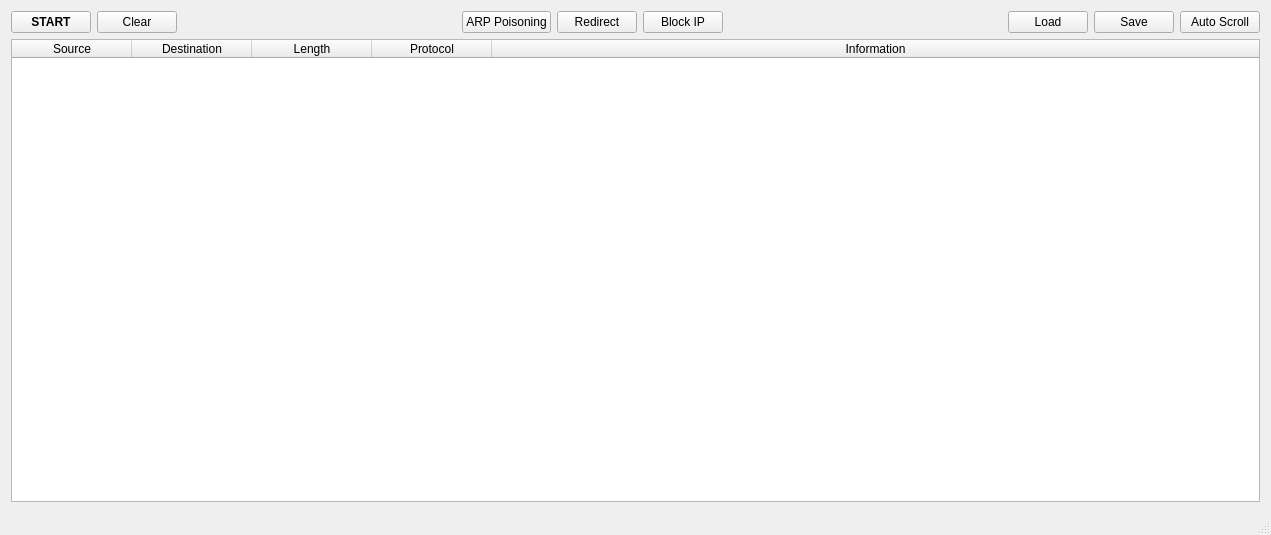
<?xml version="1.0" encoding="UTF-8"?>
<ui version="4.0">
 <class>MainWindow</class>
 <widget class="QMainWindow" name="MainWindow">
  <property name="geometry">
   <rect>
    <x>0</x>
    <y>0</y>
    <width>1271</width>
    <height>535</height>
   </rect>
  </property>
  <property name="windowTitle">
   <string>CDansLair</string>
  </property>
  <property name="animated">
   <bool>true</bool>
  </property>
  <widget class="QWidget" name="centralWidget">
   <layout class="QGridLayout" name="gridLayout">
    <item row="2" column="0">
     <widget class="QTableWidget" name="tableWidget">
      <property name="alternatingRowColors">
       <bool>true</bool>
      </property>
      <property name="selectionMode">
       <enum>QAbstractItemView::SingleSelection</enum>
      </property>
      <attribute name="horizontalHeaderDefaultSectionSize">
       <number>120</number>
      </attribute>
      <attribute name="horizontalHeaderShowSortIndicator" stdset="0">
       <bool>true</bool>
      </attribute>
      <attribute name="horizontalHeaderStretchLastSection">
       <bool>true</bool>
      </attribute>
      <column>
       <property name="text">
        <string>Source</string>
       </property>
      </column>
      <column>
       <property name="text">
        <string>Destination</string>
       </property>
      </column>
      <column>
       <property name="text">
        <string>Length</string>
       </property>
      </column>
      <column>
       <property name="text">
        <string>Protocol</string>
       </property>
      </column>
      <column>
       <property name="text">
        <string>Information</string>
       </property>
      </column>
     </widget>
    </item>
    <item row="0" column="0">
     <layout class="QHBoxLayout" name="horizontalLayout">
      <item>
       <widget class="QPushButton" name="pb_sniff">
        <property name="font">
         <font>
          <weight>75</weight>
          <bold>true</bold>
         </font>
        </property>
        <property name="text">
         <string>START</string>
        </property>
       </widget>
      </item>
      <item>
       <widget class="QPushButton" name="pb_clear">
        <property name="text">
         <string>Clear</string>
        </property>
       </widget>
      </item>
      <item>
       <spacer name="horizontalSpacer">
        <property name="orientation">
         <enum>Qt::Horizontal</enum>
        </property>
        <property name="sizeHint" stdset="0">
         <size>
          <width>40</width>
          <height>20</height>
         </size>
        </property>
       </spacer>
      </item>
      <item>
       <widget class="QPushButton" name="pb_arp">
        <property name="text">
         <string>ARP Poisoning</string>
        </property>
       </widget>
      </item>
      <item>
       <widget class="QPushButton" name="pb_redirect">
        <property name="text">
         <string>Redirect</string>
        </property>
       </widget>
      </item>
      <item>
       <widget class="QPushButton" name="pb_block">
        <property name="text">
         <string>Block IP</string>
        </property>
       </widget>
      </item>
      <item>
       <spacer name="horizontalSpacer_2">
        <property name="orientation">
         <enum>Qt::Horizontal</enum>
        </property>
        <property name="sizeHint" stdset="0">
         <size>
          <width>40</width>
          <height>20</height>
         </size>
        </property>
       </spacer>
      </item>
      <item>
       <widget class="QPushButton" name="pb_load">
        <property name="text">
         <string>Load</string>
        </property>
       </widget>
      </item>
      <item>
       <widget class="QPushButton" name="pb_save">
        <property name="text">
         <string>Save</string>
        </property>
       </widget>
      </item>
      <item>
       <widget class="QPushButton" name="pb_scroll">
        <property name="text">
         <string>Auto Scroll</string>
        </property>
       </widget>
      </item>
     </layout>
    </item>
   </layout>
  </widget>
  <widget class="QMenuBar" name="menuBar">
   <property name="geometry">
    <rect>
     <x>0</x>
     <y>0</y>
     <width>1271</width>
     <height>21</height>
    </rect>
   </property>
  </widget>
  <widget class="QStatusBar" name="statusBar"/>
 </widget>
 <layoutdefault spacing="6" margin="11"/>
 <resources/>
 <connections/>
</ui>
